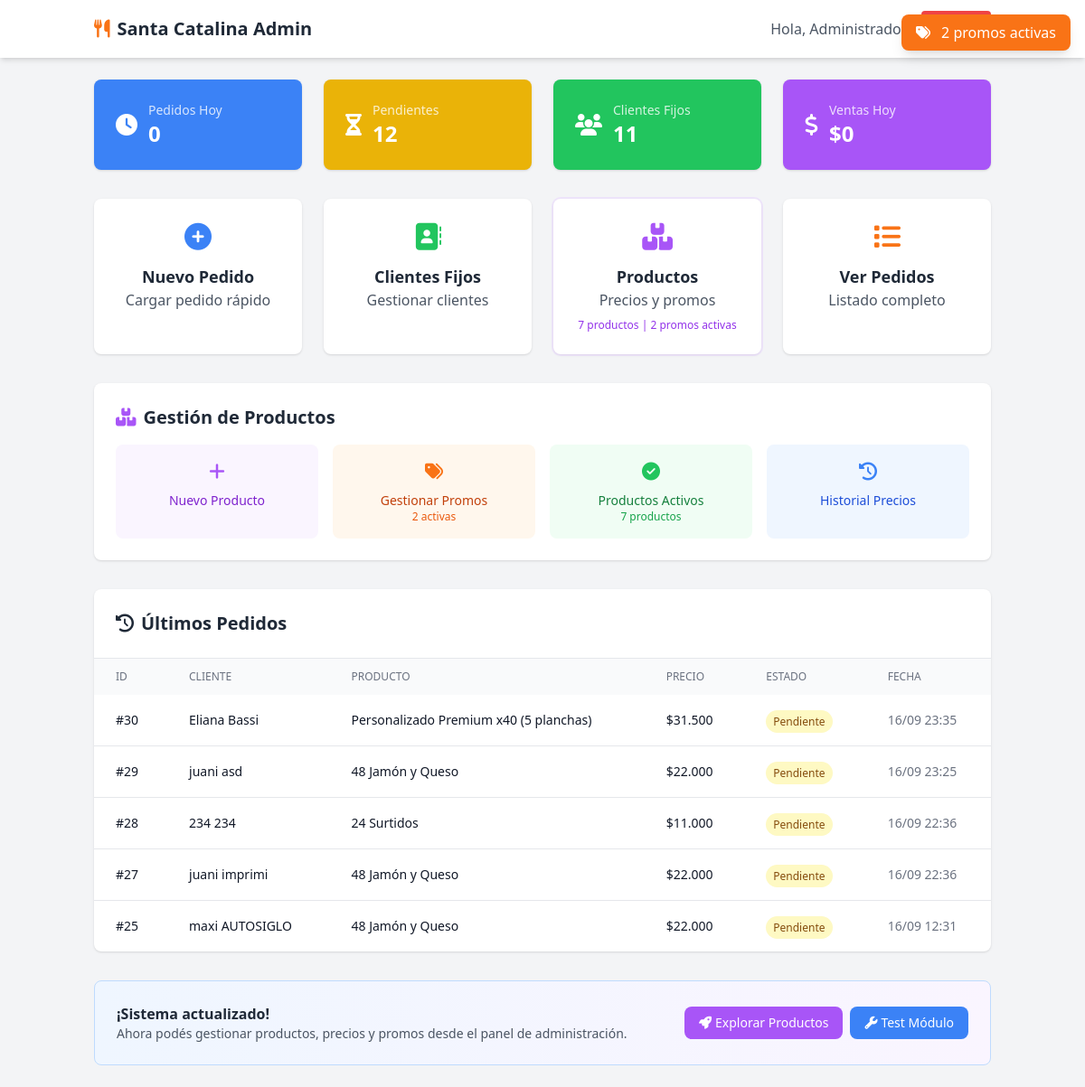
Page /admin/index.php (signed in) on the committed database.
### tables this page shows
CREATE TABLE `pedidos` (
  `id` int(11) NOT NULL,
  `nombre` varchar(100) NOT NULL,
  `apellido` varchar(100) NOT NULL,
  `telefono` varchar(20) NOT NULL,
  `direccion` text DEFAULT NULL,
  `producto` varchar(100) NOT NULL,
  `cantidad` int(11) NOT NULL,
  `precio` decimal(10,2) NOT NULL,
  `forma_pago` enum('Efectivo','Transferencia') DEFAULT 'Efectivo',
  `modalidad` enum('Retira','Delivery') DEFAULT 'Retira',
  `ubicacion` enum('Local 1','Fábrica') DEFAULT 'Fábrica' COMMENT 'Ubicación donde se procesa el pedido',
  `estado` enum('Pendiente','Preparando','Listo','Entregado') DEFAULT 'Pendiente',
  `observaciones` text DEFAULT NULL,
  `cliente_fijo_id` int(11) DEFAULT NULL,
  `impreso` tinyint(1) DEFAULT 0,
  `created_at` timestamp NULL DEFAULT current_timestamp(),
  `updated_at` timestamp NULL DEFAULT current_timestamp() ON UPDATE current_timestamp(),
  `fecha_entrega` date DEFAULT NULL COMMENT 'Fecha para cuando es el pedido',
  `hora_entrega` time DEFAULT NULL COMMENT 'Hora para cuando es el pedido',
  `notas_horario` text DEFAULT NULL COMMENT 'Observaciones sobre horario/entrega',
  `fecha_pedido` datetime DEFAULT current_timestamp() COMMENT 'Cuándo se tomó el pedido (puede ser diferente de created_at para casos especiales)',
  `prioridad` enum('normal','prioridad','urgente') DEFAULT 'normal' COMMENT 'Prioridad manual asignada por admin',
  `prioridad_notas` text DEFAULT NULL COMMENT 'Notas sobre por qué se asignó esta prioridad',
  `es_personalizado_complejo` tinyint(1) DEFAULT 0 COMMENT 'Si usa la tabla pedido_detalles para precios mixtos',
  `impresion_automatica` tinyint(1) DEFAULT 0,
  `fecha_impresion_auto` timestamp NULL DEFAULT NULL,
  `pc_impresion` varchar(100) DEFAULT NULL
);

### admin/config.php (called while the page is built, shortened)
<?php
function formatPrice($price) {
    return '$' . number_format($price, 0, ',', '.');
}
?>

### admin/index.php (the view, shortened to what this page needs)
<?php
require_once 'config.php';
$pdo = getConnection();
$stats = [
    'pedidos_hoy' => $pdo->query("SELECT COUNT(*) FROM pedidos WHERE DATE(created_at) = CURDATE()")->fetchColumn(),
    'pedidos_pendientes' => $pdo->query("SELECT COUNT(*) FROM pedidos WHERE estado = 'Pendiente'")->fetchColumn(),
    'clientes_fijos' => $pdo->query("SELECT COUNT(*) FROM clientes_fijos WHERE activo = 1")->fetchColumn(),
    'ventas_hoy' => $pdo->query("SELECT COALESCE(SUM(precio), 0) FROM pedidos WHERE DATE(created_at) = CURDATE()")->fetchColumn(),
    'productos_activos' => $pdo->query("SELECT COUNT(*) FROM productos WHERE activo = 1")->fetchColumn(),
    'promos_activas' => 0
];
try {
    $stats['promos_activas'] = $pdo->query("
        SELECT COUNT(*) FROM promos
        WHERE activa = 1
        AND (fecha_inicio IS NULL OR CURDATE() >= fecha_inicio)
        AND (fecha_fin IS NULL OR CURDATE() <= fecha_fin)
    ")->fetchColumn();
} catch (Exception $e) {
    $stats['promos_activas'] = 0;
}
$ultimos_pedidos = $pdo->query("
    SELECT id, nombre, apellido, producto, precio, estado, created_at
    FROM pedidos
    ORDER BY created_at DESC
    LIMIT 5
")->fetchAll();
?>
<!DOCTYPE html>
<html lang="es">
<head>
    <script src="https://cdn.tailwindcss.com"></script>
    <link rel="stylesheet" href="https://cdnjs.cloudflare.com/ajax/libs/font-awesome/6.4.0/css/all.min.css">
</head>
<body class="bg-gray-100">
    <header class="bg-white shadow-md">
        <div class="container mx-auto px-4 py-3 flex justify-between items-center">
            <h1 class="text-xl font-bold text-gray-800">
                <i class="fas fa-utensils text-orange-500 mr-2"></i><?= APP_NAME ?>
            </h1>
            <div class="flex items-center space-x-4">
                <span class="text-gray-600">Hola, <?= $_SESSION['admin_name'] ?></span>
                <a href="logout.php" class="bg-red-500 hover:bg-red-600 text-white px-3 py-2 rounded">
                </a>
            </div>
        </div>
    </header>
    <main class="container mx-auto px-4 py-6">
        <div class="grid grid-cols-1 md:grid-cols-2 lg:grid-cols-4 gap-6 mb-8">
            <div class="bg-blue-500 text-white p-6 rounded-lg shadow">
                <div class="flex items-center">
                    <i class="fas fa-clock text-2xl mr-3"></i>
                    <div>
                        <p class="text-sm opacity-80">Pedidos Hoy</p>
                        <p class="text-2xl font-bold"><?= $stats['pedidos_hoy'] ?></p>
                    </div>
                </div>
            </div>
            <div class="bg-yellow-500 text-white p-6 rounded-lg shadow">
                <div class="flex items-center">
                    <i class="fas fa-hourglass-half text-2xl mr-3"></i>
                    <div>
                        <p class="text-sm opacity-80">Pendientes</p>
                        <p class="text-2xl font-bold"><?= $stats['pedidos_pendientes'] ?></p>
                    </div>
                </div>
            </div>
            <div class="bg-green-500 text-white p-6 rounded-lg shadow">
                <div class="flex items-center">
                    <i class="fas fa-users text-2xl mr-3"></i>
                    <div>
                        <p class="text-sm opacity-80">Clientes Fijos</p>
                        <p class="text-2xl font-bold"><?= $stats['clientes_fijos'] ?></p>
                    </div>
                </div>
            </div>
            <div class="bg-purple-500 text-white p-6 rounded-lg shadow">
                <div class="flex items-center">
                    <i class="fas fa-dollar-sign text-2xl mr-3"></i>
                    <div>
                        <p class="text-sm opacity-80">Ventas Hoy</p>
                        <p class="text-2xl font-bold"><?= formatPrice($stats['ventas_hoy']) ?></p>
                    </div>
                </div>
            </div>
        </div>
        <div class="grid grid-cols-1 md:grid-cols-2 lg:grid-cols-4 gap-6 mb-8">
            <a href="modules/pedidos/crear_pedido.php" class="bg-white p-6 rounded-lg shadow hover:shadow-lg transition block text-center">
                <i class="fas fa-plus-circle text-3xl text-blue-500 mb-3"></i>
                <h3 class="text-lg font-semibold text-gray-800">Nuevo Pedido</h3>
                <p class="text-gray-600">Cargar pedido rápido</p>
            </a>
            <a href="modules/clientes/lista_clientes.php" class="bg-white p-6 rounded-lg shadow hover:shadow-lg transition block text-center">
                <i class="fas fa-address-book text-3xl text-green-500 mb-3"></i>
                <h3 class="text-lg font-semibold text-gray-800">Clientes Fijos</h3>
                <p class="text-gray-600">Gestionar clientes</p>
            </a>
            <a href="modules/productos/index.php" class="bg-white p-6 rounded-lg shadow hover:shadow-lg transition block text-center group">
                <i class="fas fa-boxes text-3xl text-purple-500 mb-3 group-hover:scale-110 transition-transform"></i>
                <h3 class="text-lg font-semibold text-gray-800">Productos</h3>
                <p class="text-gray-600">Precios y promos</p>
                <div class="mt-2 text-xs text-purple-600">
                    <?= $stats['productos_activos'] ?> productos
                    <?php if ($stats['promos_activas'] > 0): ?>
                        | <?= $stats['promos_activas'] ?> promos activas
                    <?php endif; ?>
                </div>
            </a>
            <a href="modules/pedidos/ver_pedidos.php" class="bg-white p-6 rounded-lg shadow hover:shadow-lg transition block text-center">
                <i class="fas fa-list text-3xl text-orange-500 mb-3"></i>
                <h3 class="text-lg font-semibold text-gray-800">Ver Pedidos</h3>
                <p class="text-gray-600">Listado completo</p>
            </a>
        </div>
        <div class="bg-white rounded-lg shadow mb-8 p-6">
            <h2 class="text-xl font-semibold text-gray-800 mb-4">
                <i class="fas fa-boxes text-purple-500 mr-2"></i>Gestión de Productos
            </h2>
            <div class="grid grid-cols-2 md:grid-cols-4 gap-4">
                <a href="modules/productos/crear_producto.php" class="bg-purple-50 hover:bg-purple-100 p-4 rounded-lg text-center transition">
                    <i class="fas fa-plus text-purple-500 text-xl mb-2"></i>
                    <div class="text-sm font-medium text-purple-700">Nuevo Producto</div>
                </a>
                <a href="modules/productos/promos.php" class="bg-orange-50 hover:bg-orange-100 p-4 rounded-lg text-center transition">
                    <i class="fas fa-tags text-orange-500 text-xl mb-2"></i>
                    <div class="text-sm font-medium text-orange-700">Gestionar Promos</div>
                    <?php if ($stats['promos_activas'] > 0): ?>
                        <div class="text-xs text-orange-600"><?= $stats['promos_activas'] ?> activas</div>
                    <?php endif; ?>
                </a>
                <a href="modules/productos/index.php?estado=1" class="bg-green-50 hover:bg-green-100 p-4 rounded-lg text-center transition">
                    <i class="fas fa-check-circle text-green-500 text-xl mb-2"></i>
                    <div class="text-sm font-medium text-green-700">Productos Activos</div>
                    <div class="text-xs text-green-600"><?= $stats['productos_activos'] ?> productos</div>
                </a>
                <a href="modules/productos/historial.php" class="bg-blue-50 hover:bg-blue-100 p-4 rounded-lg text-center transition">
                    <i class="fas fa-history text-blue-500 text-xl mb-2"></i>
                    <div class="text-sm font-medium text-blue-700">Historial Precios</div>
                </a>
            </div>
        </div>
        <div class="bg-white rounded-lg shadow">
            <div class="p-6 border-b">
                <h2 class="text-xl font-semibold text-gray-800">
                    <i class="fas fa-history mr-2"></i>Últimos Pedidos
                </h2>
            </div>
            <div class="overflow-x-auto">
                <table class="min-w-full">
                    <thead class="bg-gray-50">
                        <tr>
                            <th class="px-6 py-3 text-left text-xs font-medium text-gray-500 uppercase">ID</th>
                            <th class="px-6 py-3 text-left text-xs font-medium text-gray-500 uppercase">Cliente</th>
                            <th class="px-6 py-3 text-left text-xs font-medium text-gray-500 uppercase">Producto</th>
                            <th class="px-6 py-3 text-left text-xs font-medium text-gray-500 uppercase">Precio</th>
                            <th class="px-6 py-3 text-left text-xs font-medium text-gray-500 uppercase">Estado</th>
                            <th class="px-6 py-3 text-left text-xs font-medium text-gray-500 uppercase">Fecha</th>
                        </tr>
                    </thead>
                    <tbody class="divide-y divide-gray-200">
                        <?php if (empty($ultimos_pedidos)): ?>
                            <tr>
                                <td colspan="6" class="px-6 py-4 text-center text-gray-500">
                                    No hay pedidos registrados
                                </td>
                            </tr>
                        <?php else: ?>
                            <?php foreach ($ultimos_pedidos as $pedido): ?>
                                <tr class="hover:bg-gray-50">
                                    <td class="px-6 py-4 text-sm font-medium text-gray-900">
                                        #<?= $pedido['id'] ?>
                                    </td>
                                    <td class="px-6 py-4 text-sm text-gray-900">
                                        <?= htmlspecialchars($pedido['nombre'] . ' ' . $pedido['apellido']) ?>
                                    </td>
                                    <td class="px-6 py-4 text-sm text-gray-900">
                                        <?= htmlspecialchars($pedido['producto']) ?>
                                    </td>
                                    <td class="px-6 py-4 text-sm text-gray-900">
                                        <?= formatPrice($pedido['precio']) ?>
                                    </td>
                                    <td class="px-6 py-4">
                                        <?php
                                        $estado_color = [
                                            'Pendiente' => 'bg-yellow-100 text-yellow-800',
                                            'Preparando' => 'bg-blue-100 text-blue-800',
                                            'Listo' => 'bg-green-100 text-green-800',
                                            'Entregado' => 'bg-gray-100 text-gray-800'
                                        ];
                                        ?>
                                        <span class="px-2 py-1 text-xs font-medium rounded-full <?= $estado_color[$pedido['estado']] ?? 'bg-gray-100 text-gray-800' ?>">
                                            <?= $pedido['estado'] ?>
                                        </span>
                                    </td>
                                    <td class="px-6 py-4 text-sm text-gray-500">
                                        <?= date('d/m H:i', strtotime($pedido['created_at'])) ?>
                                    </td>
                                </tr>
                            <?php endforeach; ?>
                        <?php endif; ?>
                    </tbody>
                </table>
            </div>
        </div>
        <div class="mt-8 bg-gradient-to-r from-blue-50 to-purple-50 border border-blue-200 rounded-lg p-6">
            <div class="flex items-center justify-between">
                <div>
                    <h3 class="font-bold text-gray-800">¡Sistema actualizado!</h3>
                    <p class="text-sm text-gray-600">Ahora podés gestionar productos, precios y promos desde el panel de administración.</p>
                </div>
                <div class="flex space-x-2">
                    <a href="modules/productos/index.php" class="bg-purple-500 hover:bg-purple-600 text-white px-4 py-2 rounded-lg text-sm">
                        <i class="fas fa-rocket mr-1"></i>Explorar Productos
                    </a>
                    <a href="modules/productos/test.php" class="bg-blue-500 hover:bg-blue-600 text-white px-4 py-2 rounded-lg text-sm">
                        <i class="fas fa-wrench mr-1"></i>Test Módulo
                    </a>
                </div>
            </div>
        </div>
    </main>
</body>
</html>

### rows in the picture
pedidos: id "30", nombre+apellido "Eliana Bassi", producto "Personalizado Premium x40 (5 planchas)", precio "$31.500", estado "Pendiente", created_at "16/09 23:35"
pedidos: id "29", nombre+apellido "juani asd", producto "48 Jamón y Queso", precio "$22.000", estado "Pendiente", created_at "16/09 23:25"
pedidos: id "28", nombre+apellido "234 234", producto "24 Surtidos", precio "$11.000", estado "Pendiente", created_at "16/09 22:36"
pedidos: id "27", nombre+apellido "juani imprimi", producto "48 Jamón y Queso", precio "$22.000", estado "Pendiente", created_at "16/09 22:36"
pedidos: id "25", nombre+apellido "maxi AUTOSIGLO", producto "48 Jamón y Queso", precio "$22.000", estado "Pendiente", created_at "16/09 12:31"

### other values in the picture
APP_NAME "Santa Catalina Admin"
$_SESSION['admin_name'] "Administrador"
$stats['pedidos_hoy'] "0"
$stats['pedidos_pendientes'] "12"
$stats['clientes_fijos'] "11"
formatPrice($stats['ventas_hoy']) "$0"
$stats['productos_activos'] "7"
$stats['promos_activas'] "2"
